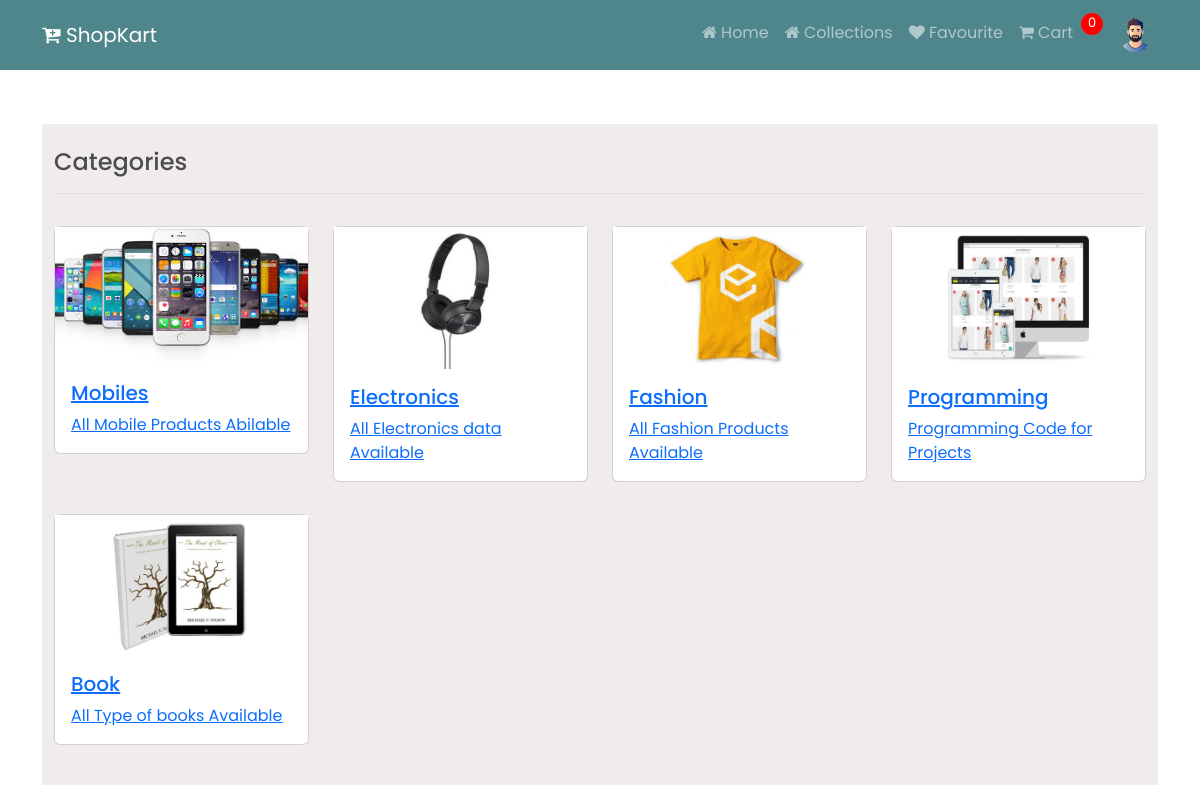
The page /collections on the database its author committed.
### store/models.py (models this page shows, shortened)
class Catagory(models.Model):
	catagory_name = models.CharField(max_length=150, null=False, blank=False)
	cat_image = models.ImageField(null=True, blank=True)
	Description = models.TextField(max_length=500, null=False, blank=False)
	status = models.BooleanField(default=False, help_text="0-Show,1-Hidden")
	created_at = models.DateTimeField(auto_now_add=True)
	@property
	def imageURL(self):
		try:
			url = self.cat_image.url   #.URL returns the publicly accessible URL of the file
		except:
			url = ''
		return url

### store/views.py (the view)
# urls.py: path('collections', views.collections,name='collections'),
def collections(request):
	data = cartData(request)
	cartItems = data['cartItems']
	catagory = Catagory.objects.filter(status=0)
	return render(request,'store/collections.html',{"catagory":catagory,"cartItems":cartItems})

### store/utils.py (called while the page is built, shortened)
def cookieCart(request):
	try:
		cart = json.loads(request.COOKIES['cart'])
	except:
		cart = {}
		print('CART:', cart)
	items = []
	order = {'get_cart_total':0, 'get_cart_items':0, 'shipping':False}
	cartItems = order['get_cart_items']
	return {'cartItems':cartItems ,'order':order, 'items':items}

def cartData(request):
    customer_id = request.session.get('customer_id')
    if customer_id:
        try:
            customer = Customer.objects.get(id=customer_id)
            order, created = Order.objects.get_or_create(customer=customer, complete=False)
            items = order.orderitem_set.all()
            cartItems = order.get_cart_items
        except Customer.DoesNotExist:
            cookieData = cookieCart(request)
            cartItems = cookieData['cartItems']
            order = cookieData['order']
            items = cookieData['items']
    else:
        cookieData = cookieCart(request)
        cartItems = cookieData['cartItems']
        order = cookieData['order']
        items = cookieData['items']
    return {'cartItems': cartItems, 'order': order, 'items': items}

### store/templates/store/collections.html
{% extends 'store/main.html' %}
{% load static %}
{% block content %}
<br>
  <section class="bg-light py-4 my-3" style="min-height:600px;">
    <div class="container">
      <div class="row">
        <div class="col-12">
          <h4 class="mb-3">Categories</h4>
          <hr style="border-color:#b8bfc2;">
        </div>
        {% for item in catagory %}
        <div class="col-md-4 col-lg-3">
          <div class="card my-3">
            <img src="{{item.imageURL}}"  class="card-image-top" alt="Categories">
            <a href="{% url 'collectionsview' item.catagory_name %}">
            <div class="card-body">
              <h5 class="card-title text-primary">{{item.catagory_name}}</h5>
              <p class="card-text">{{item.Description}}</p>
            </div>
          </a>
          </div>
        </div>
        {% endfor %}
      </div>
      </div>
  </section>
{% endblock content %}

### static/css/main.css (style rules this page uses)
h1,h2,h3,h4,h5,h6 { color:hsl(0, 0%, 30%); }

### static/css/profile_style.css (style rules this page uses)
* { padding: 0; margin: 0; box-sizing: border-box; font-family: 'Poppins', sans-serif; }
.bg-light { background-color: #f0ecec !important; }

### rows shown on the page
Catagory: imageURL (picture), catagory_name "Mobiles", Description "All Mobile Products Abilable"
Catagory: imageURL (picture), catagory_name "Electronics", Description "All Electronics data Available"
Catagory: imageURL (picture), catagory_name "Fashion", Description "All Fashion Products Available"
Catagory: imageURL (picture), catagory_name "Programming", Description "Programming Code for Projects"
Catagory: imageURL (picture), catagory_name "Book", Description "All Type of books Available"

### other values the page prints
{{ cartItems }} "0"
